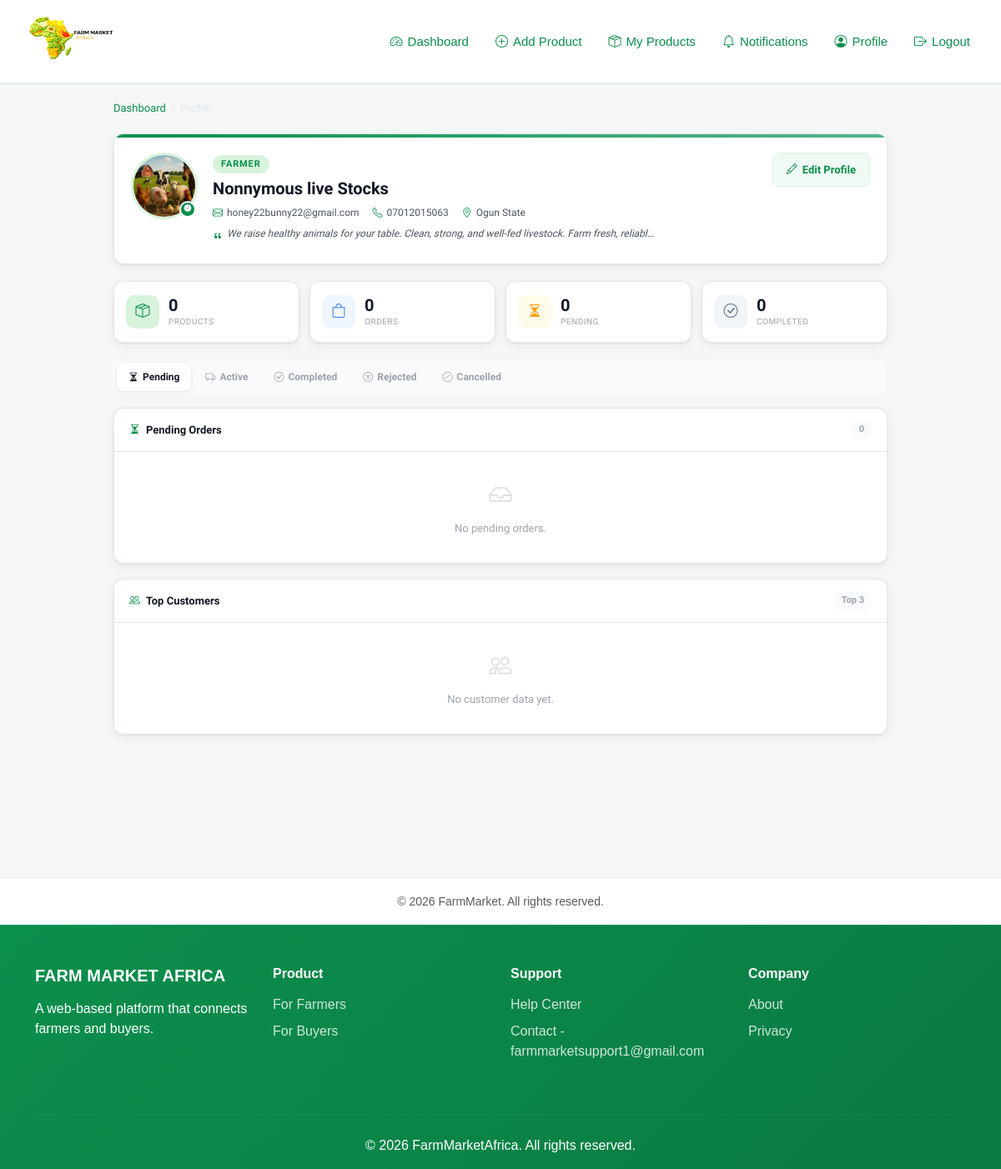
/farmer/profile/ (signed in), run on an earlier commit of the app's database.
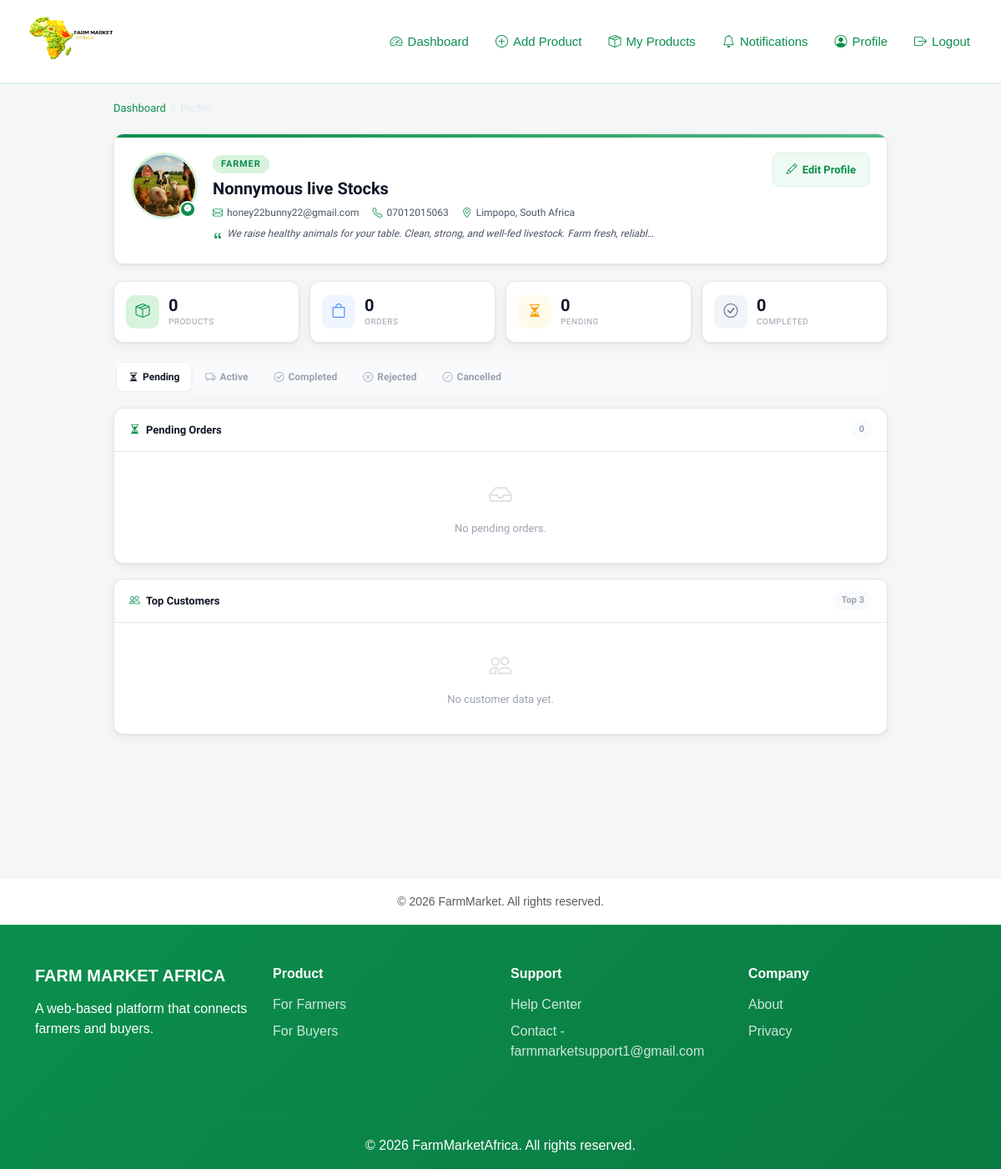
And on a later commit of the database.
### marketplace/models.py (models this page shows, shortened)
class Profile(models.Model):
    ROLE_CHOICES = (("buyer", "Buyer"), ("farmer", "Farmer"))
    user      = models.OneToOneField(User, on_delete=models.CASCADE)
    role      = models.CharField(max_length=10, choices=ROLE_CHOICES, default="buyer")
    phone     = models.CharField(max_length=20, blank=True, null=True)
    image     = models.ImageField(upload_to="profile_images/", blank=True, null=True)
    bio       = models.TextField(blank=True, null=True)
    location  = models.CharField(max_length=200, blank=True, null=True)
    farm_name = models.CharField(max_length=200, blank=True, null=True)
    address   = models.TextField(blank=True, null=True)

### marketplace/views.py (the view, shortened to what this page needs)
# urls.py: path("farmer/profile/",                          views.farmer_profile,   name="farmer_profile"),
@login_required
def farmer_profile(request):
    profile = getattr(request.user, 'profile', None)
    if profile and profile.role == 'buyer':
        return redirect('profile')
    first_time_profile_visit = request.session.pop('first_time_profile_visit', False)
    products       = Product.objects.filter(farmer=request.user)
    my_order_items = OrderItem.objects.filter(farmer=request.user).select_related('order', 'order__buyer')
    my_order_ids   = my_order_items.values_list('order_id', flat=True).distinct()
    all_orders     = Order.objects.filter(id__in=my_order_ids).prefetch_related('items', 'buyer')
    pending_orders   = all_orders.filter(status='pending')
    active_orders    = all_orders.filter(status='sent_out')
    completed_orders = all_orders.filter(status__in=['completed', 'delivered'])
    rejected_orders  = all_orders.filter(status='rejected')
    cancelled_orders = all_orders.filter(status='cancelled')
    total_products  = products.count()
    total_orders    = all_orders.count()
    total_pending   = pending_orders.count()
    total_completed = completed_orders.count()
    top_customers_qs = (
        my_order_items
        .filter(order__status='completed')
        .values('order__buyer', 'order__buyer__first_name', 'order__buyer__last_name', 'order__buyer__username')
        .annotate(total_spent=Sum('total_price'), order_count=Count('order', distinct=True))
        .order_by('-total_spent')[:3]
    )
    top_customers = []
    return render(request, 'farmers/profile.html', {
        'profile':                    profile,
        'products':                   products,
        'all_orders':                 all_orders,
        'pending_orders':             pending_orders,
        'active_orders':              active_orders,
        'completed_orders':           completed_orders,
        'rejected_orders':            rejected_orders,
        'cancelled_orders':           cancelled_orders,
        'top_customers':              top_customers,
        'total_products':             total_products,
        'total_orders':               total_orders,
        'total_pending':              total_pending,
        'total_completed':            total_completed,
        'first_time_profile_visit':   first_time_profile_visit,  # Pass to template for pop-up
    })

### marketplace/templates/farmers/profile.html (shortened to what this page needs)
{% extends "base.html" %}
{% load static %}
{% load humanize %}
{% block content %}
<div class="fp-wrap">
  <nav class="fp-breadcrumb">
    <a href="{% url 'farmer_dashboard' %}">Dashboard</a>
    <span>/</span>
    <span>Profile</span>
  </nav>
  <div class="fp-header-card">
    <div class="fp-header-inner">
      <div class="fp-avatar-wrap">
        {% if profile and profile.image %}
          <img src="{{ profile.image.url }}" class="fp-avatar" alt="Profile">
        {% else %}
          <div class="fp-avatar-initials">
            {{ request.user.first_name|first|upper }}{{ request.user.last_name|first|upper }}
          </div>
        {% endif %}
        <div class="fp-avatar-badge"><i class="bi bi-patch-check-fill"></i></div>
      </div>
      <div class="fp-identity">
        <div class="fp-role-tag">Farmer</div>
        <div class="fp-name">
          {% if profile and profile.farm_name %}{{ profile.farm_name }}
          {% else %}{{ request.user.get_full_name|default:request.user.username }}{% endif %}
        </div>
        <div class="fp-meta-row">
          <div class="fp-meta-item">
            <i class="bi bi-envelope"></i>
            <span>{{ request.user.email|default:"No email" }}</span>
          </div>
          {% if profile and profile.phone %}
          <div class="fp-meta-item">
            <i class="bi bi-telephone"></i>
            <span>{{ profile.phone }}</span>
          </div>
          {% endif %}
          {% if profile and profile.location %}
          <div class="fp-meta-item">
            <i class="bi bi-geo-alt"></i>
            <span>{{ profile.location }}</span>
          </div>
          {% endif %}
          {% if profile and profile.bio %}
          <div class="fp-meta-item fp-bio-inline">
            <i class="bi bi-quote"></i>
            <span>{{ profile.bio|truncatechars:100 }}</span>
          </div>
          {% else %}
          <div class="fp-meta-item fp-bio-inline">
            <i class="bi bi-quote"></i>
            <span style="color:var(--txt-3);">No bio yet.</span>
          </div>
          {% endif %}
        </div>
      </div>
      <button class="fp-edit-btn" onclick="openModal()">
        <i class="bi bi-pencil"></i> Edit Profile
      </button>
    </div>
  </div>
  <div class="fp-stats">
    <div class="fp-stat">
      <div class="fp-stat-icon green"><i class="bi bi-box-seam"></i></div>
      <div><div class="fp-stat-val">{{ total_products }}</div><div class="fp-stat-lbl">Products</div></div>
    </div>
    <div class="fp-stat">
      <div class="fp-stat-icon blue"><i class="bi bi-bag"></i></div>
      <div><div class="fp-stat-val">{{ total_orders }}</div><div class="fp-stat-lbl">Orders</div></div>
    </div>
    <div class="fp-stat">
      <div class="fp-stat-icon amber"><i class="bi bi-hourglass-split"></i></div>
      <div><div class="fp-stat-val">{{ total_pending }}</div><div class="fp-stat-lbl">Pending</div></div>
    </div>
    <div class="fp-stat">
      <div class="fp-stat-icon slate"><i class="bi bi-check-circle"></i></div>
      <div><div class="fp-stat-val">{{ total_completed }}</div><div class="fp-stat-lbl">Completed</div></div>
    </div>
  </div>
  <div class="fp-tabs-wrap">
    <div class="fp-tabs">
      <button class="fp-tab active" onclick="switchTab('pending',this)">
        <i class="bi bi-hourglass-split"></i> Pending
      </button>
      <button class="fp-tab" onclick="switchTab('active',this)">
        <i class="bi bi-truck"></i> Active
      </button>
      <button class="fp-tab" onclick="switchTab('completed',this)">
        <i class="bi bi-check-circle"></i> Completed
      </button>
      <button class="fp-tab" onclick="switchTab('rejected',this)">
        <i class="bi bi-x-circle"></i> Rejected
      </button>
      <button class="fp-tab" onclick="switchTab('cancelled',this)">
        <i class="bi bi-slash-circle"></i> Cancelled
      </button>
    </div>
  </div>
  <div class="fp-panel active" id="panel-pending">
    <div class="fp-card">
      <div class="fp-card-header">
        <div class="fp-card-title"><i class="bi bi-hourglass-split"></i> Pending Orders</div>
        <span class="fp-badge">{{ pending_orders|length }}</span>
      </div>
      {% if pending_orders %}
        {% for order in pending_orders %}
        <div class="fp-order-row">
          <div class="fp-order-top">
            <div>
              <div class="fp-order-id">{{ order.order_number }}</div>
              <div class="fp-order-meta">
                <span><i class="bi bi-person"></i> {{ order.full_name }}</span>
                <span><i class="bi bi-calendar3"></i> {{ order.created_at|date:"d M Y" }}</span>
              </div>
            </div>
            <div class="fp-order-right">
              <div class="fp-order-price">₦{{ order.total|floatformat:2|intcomma }}</div>
              <span class="fp-status fp-status-pending">Pending</span>
            </div>
          </div>
          <div class="fp-order-items">
            {% for item in order.items.all %}
            <div class="fp-order-item">
              {% if item.product and item.product.image %}
                <img src="{{ item.product.image.url }}" class="fp-item-img" alt="">
              {% else %}
                <div class="fp-item-ph"><i class="bi bi-bag"></i></div>
              {% endif %}
              <div class="fp-item-info">
                <div class="fp-item-name">{{ item.product_name }}</div>
                <div class="fp-item-qty">Qty: {{ item.quantity }}</div>
              </div>
              <div class="fp-item-price">₦{{ item.total_price|floatformat:2|intcomma }}</div>
            </div>
            {% endfor %}
          </div>
          <div class="fp-order-actions">
            <form method="POST" action="{% url 'accept_order' order.id %}" style="display:inline;">
              {% csrf_token %}
              <button type="submit" class="fp-btn-accept"><i class="bi bi-check-lg"></i> Accept</button>
            </form>
            <form method="POST" action="{% url 'reject_order' order.id %}" style="display:inline;">
              {% csrf_token %}
              <button type="submit" class="fp-btn-reject"><i class="bi bi-x-lg"></i> Reject</button>
            </form>
            <a href="{% url 'order_detail' order.id %}" class="fp-btn-view"><i class="bi bi-eye"></i> View Details</a>
          </div>
        </div>
        {% endfor %}
      {% else %}
      <div class="fp-empty"><i class="bi bi-inbox"></i> No pending orders.</div>
      {% endif %}
    </div>
  </div>
  <div class="fp-card">
    <div class="fp-card-header">
      <div class="fp-card-title"><i class="bi bi-people"></i> Top Customers</div>
      <span class="fp-badge">Top 3</span>
    </div>
    {% if top_customers %}
      {% for customer in top_customers %}
      <div class="fp-customer-row">
        <div class="fp-cust-rank {% if forloop.counter == 1 %}gold{% elif forloop.counter == 2 %}silver{% else %}bronze{% endif %}">
          {{ forloop.counter }}
        </div>
        <div class="fp-cust-info">
          <div class="fp-cust-name">{{ customer.name }}</div>
          <div class="fp-cust-sub">{{ customer.order_count }} order{{ customer.order_count|pluralize }}</div>
        </div>
        <div class="fp-cust-spent">₦{{ customer.total_spent|floatformat:2|intcomma }}</div>
      </div>
      {% endfor %}
    {% else %}
    <div class="fp-empty"><i class="bi bi-people"></i> No customer data yet.</div>
    {% endif %}
  </div>
</div>
{% endblock %}

### marketplace/templates/base.html (shortened to what this page needs)
{% load static %}
<!DOCTYPE html>
<html lang="en">
<head>
    <link rel="stylesheet" href="{% static 'css/style.css' %}">
    <link rel="stylesheet" href="https://cdnjs.cloudflare.com/ajax/libs/font-awesome/6.5.0/css/all.min.css">
    <link href="https://cdn.jsdelivr.net/npm/bootstrap@5.3.0/dist/css/bootstrap.min.css" rel="stylesheet">
    <link href="https://cdn.jsdelivr.net/npm/bootstrap-icons@1.11.3/font/bootstrap-icons.css" rel="stylesheet">
</head>
<body>
<div class="top-header">
    <img src="{% static 'images/logo.png' %}" class="logo">
    <div class="nav-container d-lg-flex">
        {% if request.user.is_authenticated %}
            {% if request.user.profile.role == "farmer" %}
                <a href="{% url 'farmer_dashboard' %}" class="nav-link-green {% if request.path == '/farmer/dashboard/' %}active{% endif %}">
                    <i class="bi bi-speedometer2"></i> Dashboard
                </a>
                <a href="{% url 'add_product' %}" class="nav-link-green">
                    <i class="bi bi-plus-circle"></i> Add Product
                </a>
                <a href="{% url 'my_products' %}" class="nav-link-green">
                    <i class="bi bi-box-seam"></i> My Products
                </a>
            {% endif %}
            <div class="notif-wrap">
                <button class="notif-btn" onclick="toggleNotif(event)">
                    <i class="bi bi-bell"></i>
                    Notifications
                </button>
            </div>
            <a href="{% url 'profile' %}" class="nav-link-green">
                <i class="bi bi-person-circle"></i> Profile
            </a>
            <a href="{% url 'logout' %}" class="nav-link-green">
                <i class="bi bi-box-arrow-right"></i> Logout
            </a>
        {% endif %}
    </div>
</div>
<div class="main-container">
    {% block content %}{% endblock %}
</div>
<footer class="py-3 mt-5">
    <div class="container text-center text-muted">
        <small>© {% now "Y" %} FarmMarket. All rights reserved.</small>
    </div>
</footer>
<div class="footer-bar">
    <div class="container">
        <div class="row">
            <div class="col-lg-3 col-md-6 mb-4">
                <h5 class="text-white mb-3">FARM MARKET AFRICA</h5>
                <p class="mb-0">A web-based platform that connects farmers and buyers.</p>
            </div>
            <div class="col-lg-3 col-md-6 mb-4">
                <h6 class="text-white mb-3">Product</h6>
                <ul class="list-unstyled">
                    <li><a href="#">For Farmers</a></li>
                    <li><a href="#">For Buyers</a></li>
                </ul>
            </div>
            <div class="col-lg-3 col-md-6 mb-4">
                <h6 class="text-white mb-3">Support</h6>
                <ul class="list-unstyled">
                    <li><a href="#">Help Center</a></li>
                    <li><a href="mailto:farmmarketsupport1@gmail.com">Contact - farmmarketsupport1@gmail.com</a></li>
                </ul>
            </div>
            <div class="col-lg-3 col-md-6 mb-4">
                <h6 class="text-white mb-3">Company</h6>
                <ul class="list-unstyled">
                    <li><a href="#">About</a></li>
                    <li><a href="#">Privacy</a></li>
                </ul>
            </div>
        </div>
        <hr class="my-4" style="border-color: rgba(255,255,255,0.1);">
        <div class="text-center">
            <p class="mb-0">&copy; 2026 FarmMarketAfrica. All rights reserved.</p>
        </div>
    </div>
</div>
</body>
</html>

### marketplace/static/css/style.css (style rules this page uses)
* { margin: 0; padding: 0; box-sizing: border-box; }
body { font-family: 'Poppins', sans-serif; background: #f5f7f6; color: #222; }

### marketplace/templates/base.html (style rules this page uses)
body { background: #f5f7f6; font-family: 'Poppins', sans-serif; }
.top-header { background: rgba(255, 255, 255, 0.95); backdrop-filter: blur(12px); border-bottom: 1px solid #d4f2df; padding: 10px 25px; display: flex; justify-content: space-between; align-items: center; position: fixed; top: 0; left: 0; right: 0; z-index: 2000; transition: transform 0.25s ease, box-shadow 0.25s ease; box-shadow: inset 0 -1px 0 rgba(0,0,0,0.08); }
.logo { height: 80px; object-fit: contain; filter: contrast(130%); }
.nav-link-green { color: #0B8F4D; font-size: 15px; font-weight: 500; text-decoration: none; display: flex; align-items: center; padding: 8px 12px; border-radius: 10px; transition: 0.3s ease; position: relative; gap: 6px; }
.nav-container { display: flex; align-items: center; gap: 8px; }
.notif-wrap { position: relative; }
.notif-btn { color: #0B8F4D; font-size: 15px; font-weight: 500; display: flex; align-items: center; gap: 6px; padding: 8px 12px; border-radius: 10px; border: none; background: none; cursor: pointer; font-family: inherit; transition: 0.3s ease; position: relative; }
.main-container { padding: 100px 25px 25px; }
footer { background: white; border-top: 1px solid #eee; }
.footer-bar { background: linear-gradient(135deg, #0B8F4D, #0A7A42); color: white; padding: 3rem 0 1rem 0; text-align: left; border-top: 1px solid rgba(255,255,255,0.1); }
.footer-bar .row, .footer-bar .col-lg-3, .footer-bar .col-md-6 { text-align: left; }
.footer-bar h5, .footer-bar h6 { color: white; font-weight: 600; }
.footer-bar ul li { margin-bottom: 0.5rem; }
.footer-bar a { color: rgba(255,255,255,0.8); text-decoration: none; transition: color 0.3s ease; }
.footer-bar p { margin: 0; }

What changed in the data, as far as the page shows it:
changed Profile "Nonnymous live Stocks": location "Ogun State" → "Limpopo, South Africa"
